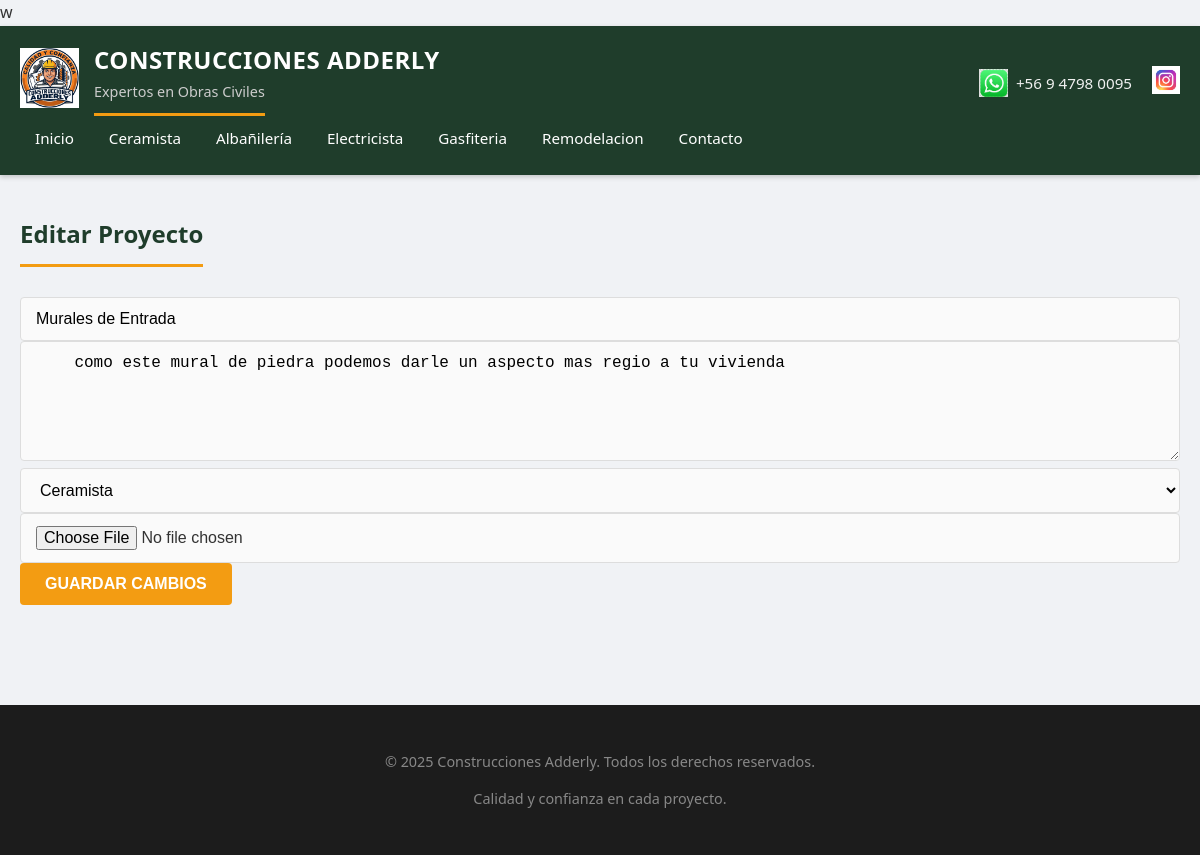
/edit_project/1 (signed in), run on the app's committed database.
### app.py (models this page shows)
class Category(db.Model):
    id = db.Column(db.Integer, primary_key=True)
    name = db.Column(db.String(50), unique=True, nullable=False)

class Project(db.Model):
    id = db.Column(db.Integer, primary_key=True)
    title = db.Column(db.String(100), nullable=False)
    description = db.Column(db.Text, nullable=False)
    media_url = db.Column(db.String(500), nullable=False)
    media_type = db.Column(db.String(20), nullable=False)
    category_id = db.Column(
        db.Integer,
        db.ForeignKey('category.id'),
        nullable=False
    )
    category = db.relationship('Category', backref='projects')

### app.py (the view, shortened to what this page needs)
@app.route('/edit_project/<int:project_id>', methods=['GET', 'POST'])
def edit_project(project_id):
    if not session.get('admin'):
        return redirect(url_for('admin_login'))
    project = Project.query.get_or_404(project_id)
    return render_template('edit_project.html', project=project)

### app.py (called while the page is built)
@app.context_processor
def inject_categories():
    return dict(categories=Category.query.all())

### templates/edit_project.html
{% extends "base.html" %}
{% block content %}
<h2>Editar Proyecto</h2>
<form method="POST" enctype="multipart/form-data">
  <input type="text" name="title" value="{{ project.title }}" required>
  <textarea name="description" required>
    {{ project.description }}
  </textarea>
  <select name="category" required>
    {% for cat in categories %}
      <option value="{{ cat.id }}"
        {% if cat.id == project.category_id %}selected{% endif %}>
        {{ cat.name }}
      </option>
    {% endfor %}
  </select>
  <input type="file" name="file">
  <button type="submit">Guardar cambios</button>
</form>
{% endblock %}

### templates/base.html (shortened to what this page needs)
<!DOCTYPE html>
<html lang="es">
<head>
  <link rel="stylesheet" href="{{ url_for('static', filename='css/style.css') }}">
</head>
<body>
<header class="header">
  <div class="header-inner">
    <div class="logo-container">
      <img src="{{ url_for('static', filename='img/logo.png') }}" alt="Logo Adderly">
      <div class="logo-text">
        <h1>Construcciones Adderly</h1>
        <h2>Expertos en Obras Civiles</h2>
      </div>
    </div>
   <div class="social-bar">
    <div class="contact-item">
        <img src="{{ url_for('static', filename='img/whatsapp.png') }}" alt="WhatsApp">
        <span>+56 9 4798 0095</span>
    </div>
    <a href="https://www.instagram.com/adderlyconstrucciones" target="_blank" class="social-link">
        <img src="{{ url_for('static', filename='img/instagram.png') }}" alt="Instagram">
    </a>
</div>
    <nav>
      <a href="{{ url_for('portfolio') }}">Inicio</a>
      {% for cat in categories %}
        <a href="{{ url_for('projects_by_category', category_id=cat.id) }}">
          {{ cat.name }}
        </a>
      {% endfor %}
      <a href="{{ url_for('contact') }}">Contacto</a>
    </nav>
  </div>
</header>
<main class="content">
  {% block content %}{% endblock %}
</main>
<footer class="footer">
  <p>© 2025 Construcciones Adderly. Todos los derechos reservados.</p>
  <p>Calidad y confianza en cada proyecto.</p>
</footer>
</body>
</html>

### static/css/style.css (style rules this page uses)
* { box-sizing: border-box; }
body { margin: 0; font-family: 'Segoe UI', Roboto, Helvetica, Arial, sans-serif; background-color: #f0f2f5; color: #333; line-height: 1.6; }
.header { background: #1f3d2b; color: white; padding: 0; box-shadow: 0 2px 5px rgba(0,0,0,0.2); }
.header-inner { max-width: 1200px; margin: 0 auto; padding: 15px 20px; display: flex; justify-content: space-between; align-items: center; flex-wrap: wrap; }
.logo-container { display: flex; align-items: center; gap: 15px; text-decoration: none; color: white; }
.logo-container img { height: 60px; width: auto; }
.logo-text h1 { margin: 0; font-size: 1.5rem; font-weight: 700; letter-spacing: 0.5px; text-transform: uppercase; }
.logo-text h2 { margin: 0; font-size: 0.9rem; font-weight: 400; color: #ccc; }
.social-bar { display: flex; align-items: center; gap: 20px; margin-top: 10px; }
.contact-item { display: flex; align-items: center; gap: 8px; color: #f1f1f1; font-weight: 500; font-size: 0.95rem; }
.contact-item img, .social-link img { height: 28px; width: auto; transition: transform 0.2s; }
nav { display: flex; gap: 5px; }
nav a { color: white; text-decoration: none; padding: 10px 15px; border-radius: 4px; font-weight: 500; transition: background 0.3s; font-size: 0.95rem; }
.content { max-width: 1200px; margin: 0 auto; padding: 20px; min-height: 60vh; }
h2 { border-bottom: 3px solid #f39c12; padding-bottom: 10px; margin-bottom: 30px; color: #1f3d2b; display: inline-block; }
input[type="text"], input[type="email"], textarea, select, input[type="file"] { width: 100%; padding: 12px 15px; border: 1px solid #ddd; border-radius: 4px; font-size: 1rem; transition: border-color 0.3s; background-color: #fafafa; }
textarea { resize: vertical; min-height: 120px; }
button, .btn { background-color: #f39c12; color: white; border: none; padding: 12px 25px; font-size: 1rem; font-weight: bold; border-radius: 4px; cursor: pointer; transition: background 0.3s, transform 0.1s; display: inline-block; text-decoration: none; text-transform: uppercase; }
.footer { background: #1c1c1c; color: #888; text-align: center; padding: 30px; margin-top: 50px; font-size: 0.9rem; }

### data on the page
Category: name "Ceramista"
Category: name "Albañilería"
Category: name "Electricista"
Category: name "Gasfiteria"
Category: name "Remodelacion"
Project: title "Murales de Entrada", description "como este mural de piedra podemos darle un aspecto mas regio a tu vivienda", category "Ceramista"
